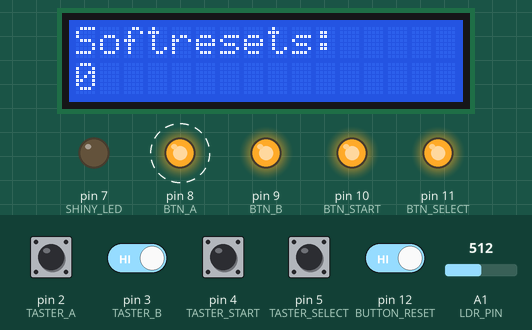
Bench run of a sketch on a simulated Arduino Uno, built with avr-gcc and run on an emulated ATmega328P. On the bench: 16×2 character LCD, output pins drawn as LEDs (lit = HIGH). Dashed ring = blinking. The test bench sets the inputs (shaded band); at power-on: pin 2 (TASTER_A), pin 3 (TASTER_B), pin 4 (TASTER_START), pin 5 (TASTER_SELECT), pin 12 (BUTTON_RESET) HIGH, A1 (LDR_PIN) = 512. What the sketch prints to the serial monitor is not drawn.

Above: at 14.8 s.
14.9 s: pin 3 (TASTER_B) driven LOW and pin 12 (BUTTON_RESET) driven LOW
At 25.53 s:
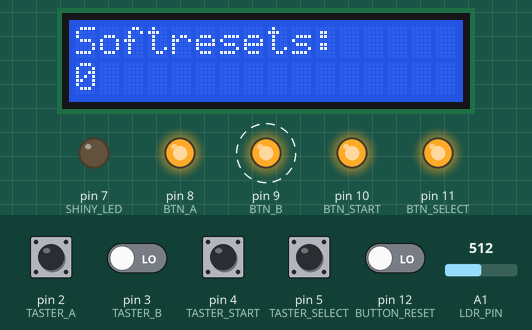
27.6 s: pin 4 (TASTER_START) pulled LOW for 0.15 s
At 27.73 s:
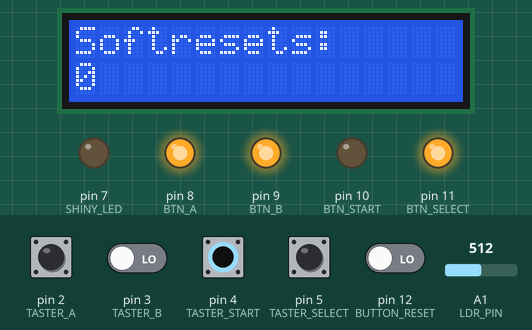
28.3 s: A1 (LDR_PIN) set to 536
At 29.3 s:
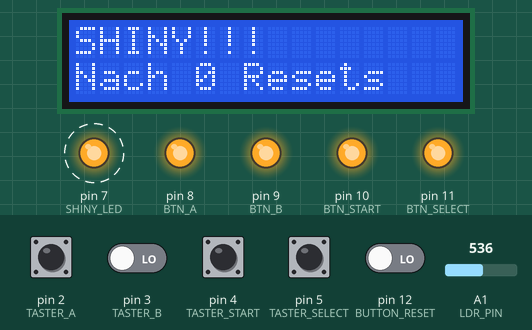
31.4 s: pin 2 (TASTER_A) pulled LOW for 1 s
At 32.4 s:
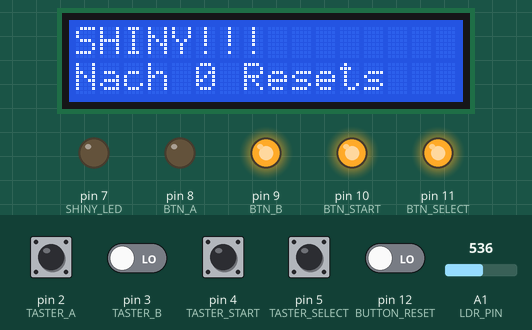
33.0 s: pin 5 (TASTER_SELECT) pulled LOW for 1 s
At 34.0 s:
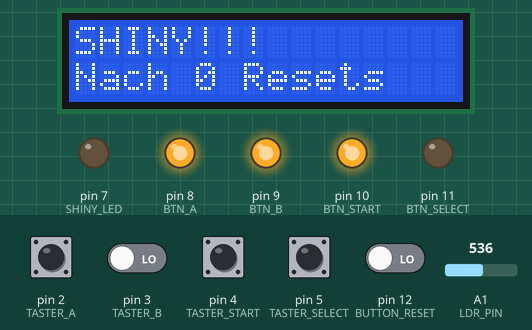
34.6 s: pin 4 (TASTER_START) pulled LOW for 1 s
At 36.4 s:
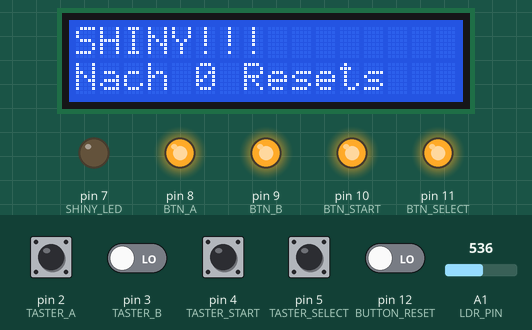
Timing chart, 0 to 38.1 s (numbered marks = the images above; inputs shaded):
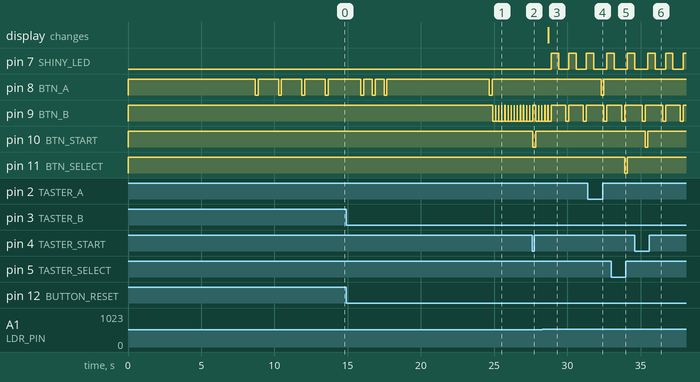

Measured:
- the behaviour switches between 519 and 520 on A1 (LDR_PIN) (found by bisection; images 2 and 3)
- after the input at 14.9 s, pin 9 (BTN_B): alternates HIGH for 0.01 s and LOW for 0.20 s, starting after 10.0 s
- after the input at 27.6 s, pin 10 (BTN_START): HIGH → LOW at once, → HIGH 0.20 s later
- after the input at 28.3 s, pin 7 (SHINY_LED): alternates HIGH for 0.50 s and LOW for 0.70 s, starting after 0.60 s; the display: changes after 0.40 s (image 3)
- after the input at 31.4 s, pin 8 (BTN_A): HIGH → LOW after 0.90 s, → HIGH 0.20 s later
- after the input at 33.0 s, pin 11 (BTN_SELECT): HIGH → LOW after 0.90 s, → HIGH 0.20 s later
- after the input at 34.6 s, pin 10 (BTN_START): HIGH → LOW after 0.70 s, → HIGH 0.20 s later

The sketch:

shiny_hunter.ino
```cpp
#include <EEPROM.h>
#include <LiquidCrystal_I2C.h>

// === Pin-Konstanten ===
#define BUTTON_RESET 12        // Taster zum Zurücksetzen des Zählers
#define SHINY_LED 7            // LED für Shiny-Anzeige
#define LDR_PIN A1             // LDR-Sensor zur Erkennung der Textbox

// GBA-Button-Pins
#define BTN_A 8
#define BTN_B 9
#define BTN_START 10
#define BTN_SELECT 11

// Taster für manuelle Steuerung (Debug/Testzwecke)
#define TASTER_A 2
#define TASTER_B 3
#define TASTER_START 4
#define TASTER_SELECT 5

// LCD-Display (I2C-Adresse 0x27, 16 Zeichen x 2 Zeilen)
LiquidCrystal_I2C lcd(0x27, 16, 2);

// === Debug-Einstellung ===
#define DEBUG_MODE true

// === Globale Variablen ===
uint16_t resetCount = 0;               // Anzahl der Resets (0..65534)
bool foundShiny = false;               // Status ob Shiny gefunden wurde
const int SHINY_THRESHOLD_MS = 2500;   // Zeitgrenze für Shiny-Erkennung
const int LDR_DIFF_THRESHOLD = 8;     // Helligkeitsunterschied zur Erkennung der Textbox

void setup() {
  Serial.begin(9600);

  // Pin-Konfiguration
  pinMode(BUTTON_RESET, INPUT_PULLUP);
  pinMode(SHINY_LED, OUTPUT);
  digitalWrite(SHINY_LED, LOW);

  pinMode(BTN_A, OUTPUT);
  pinMode(BTN_B, OUTPUT);
  pinMode(BTN_START, OUTPUT);
  pinMode(BTN_SELECT, OUTPUT);

  pinMode(TASTER_A, INPUT_PULLUP);
  pinMode(TASTER_B, INPUT_PULLUP);
  pinMode(TASTER_START, INPUT_PULLUP);
  pinMode(TASTER_SELECT, INPUT_PULLUP);

  // Buttons initial HIGH (nicht gedrückt)
  digitalWrite(BTN_A, HIGH);
  digitalWrite(BTN_B, HIGH);
  digitalWrite(BTN_START, HIGH);
  digitalWrite(BTN_SELECT, HIGH);

  // LCD-Initialisierung
  lcd.init();
  lcd.backlight();

  // Zähler aus EEPROM laden
  resetCount = readEEPROM(0);
  if (resetCount == 0xFFFF) resetCount = 0;  // frisches EEPROM ist 0xFF 0xFF
}

void loop() {
  // Reset-Taster gedrückt
  if (digitalRead(BUTTON_RESET) == LOW) {
    resetCount = 0;
    writeEEPROM(0, resetCount);
    digitalWrite(SHINY_LED, LOW);
    foundShiny = false;
    updateLCD("Zurueckgesetzt");
    delay(1000);
  }

  handleManualTaster();  // Prüft ob manuell Tasten gedrückt werden

  if (!foundShiny) {
    updateLCD("Starte Sequenz...");
    delay(8600);

    // Intro-Menü: 4x A drücken
    for (int i = 0; i < 4; i++) {
      pressButton(BTN_A, 200);
      delay(1400);
    }

    // Menü-Auswahl + Bag öffnen
    delay(800);
    pressButton(BTN_A, 200); delay(600);
    pressButton(BTN_A, 200); delay(600);
    pressButton(BTN_A, 200); delay(2000);
    delay(5000);
    pressButton(BTN_A, 200);  // Kampf startet

    updateLCD("Warte auf Textbox");
    Serial.print("DEBUG: Warte auf LDR-Differenz >= ");
    Serial.println(LDR_DIFF_THRESHOLD);

    // Textbox-Detektion via LDR
    unsigned long start = millis();
    unsigned long duration = 0;
    int ldrValue = 0;
    const int requiredConsecutive = 2;   // Filter für stabile Werte
    int aboveThresholdCount = 0;
    int baseLdrValue = analogRead(LDR_PIN);  // Referenzwert
    Serial.print("Basiswert: ");
    Serial.println(baseLdrValue);

    // Warten bis Helligkeit deutlich ansteigt (Textbox erscheint)
    while (true) {
      handleManualTaster();
      ldrValue = analogRead(LDR_PIN);
      duration = millis() - start;

      Serial.print("LDR: ");
      Serial.print(ldrValue);
      Serial.print(" | Zeit: ");
      Serial.print(duration);
      Serial.print(" ms | Δ: ");
      Serial.println(ldrValue - baseLdrValue);

      if ((ldrValue - baseLdrValue) >= LDR_DIFF_THRESHOLD) {
        aboveThresholdCount++;
        if (aboveThresholdCount >= requiredConsecutive) {
          break;
        }
      } else {
        aboveThresholdCount = 0;
      }

      delay(10);  // Glättung
    }

    // Entscheidung: Shiny oder nicht?
    if (duration <= SHINY_THRESHOLD_MS) {
      updateLCD("Kein Shiny");
      delay(1000);
      digitalWrite(SHINY_LED, LOW);
      softReset();
    } else {
      // SHINY GEFUNDEN!
      foundShiny = true;
      lcd.clear();
      lcd.setCursor(0, 0);
      lcd.print("SHINY!!!");
      lcd.setCursor(0, 1);
      lcd.print("Nach ");
      lcd.print(resetCount);
      lcd.print(" Resets");

      Serial.println("SHINY erkannt! Eingriff ermoeglicht.");

      // LED blinkt dauerhaft
      while (true) {
        handleManualTaster();
        digitalWrite(SHINY_LED, HIGH);
        delay(500);
        digitalWrite(SHINY_LED, LOW);
        delay(500);
      }
    }
  }
}

// === Softreset ausführen (A+B+Start+Select) ===
void softReset() {
  Serial.println("Softreset...");
  digitalWrite(BTN_A, LOW);
  digitalWrite(BTN_B, LOW);
  digitalWrite(BTN_START, LOW);
  digitalWrite(BTN_SELECT, LOW);
  delay(300);
  digitalWrite(BTN_A, HIGH);
  digitalWrite(BTN_B, HIGH);
  digitalWrite(BTN_START, HIGH);
  digitalWrite(BTN_SELECT, HIGH);
  resetCount++;
  writeEEPROM(0, resetCount);
}

// === Taste drücken simulieren ===
void pressButton(int pin, int duration) {
  digitalWrite(pin, LOW);
  delay(duration);
  digitalWrite(pin, HIGH);
}

// === LCD-Anzeige aktualisieren ===
void updateLCD(String status) {
  lcd.clear();
  lcd.setCursor(0, 0);
  lcd.print("Softresets:");
  lcd.setCursor(0, 1);
  lcd.print(resetCount);
  Serial.println(status);
}

// === EEPROM speichern ===
void writeEEPROM(int address, uint16_t value) {
  EEPROM.write(address, (value >> 8) & 0xFF);
  EEPROM.write(address + 1, value & 0xFF);
}

// === EEPROM lesen ===
uint16_t readEEPROM(int address) {
  byte high = EEPROM.read(address);
  byte low = EEPROM.read(address + 1);
  return ((uint16_t)high << 8) | low;
}

// === Manuelle Buttons abfragen (für Kontrolle beim Shiny) ===
void handleManualTaster() {
  if (digitalRead(TASTER_A) == LOW) pressButton(BTN_A, 200);
  if (digitalRead(TASTER_B) == LOW) pressButton(BTN_B, 200);
  if (digitalRead(TASTER_START) == LOW) pressButton(BTN_START, 200);
  if (digitalRead(TASTER_SELECT) == LOW) pressButton(BTN_SELECT, 200);
}
```
